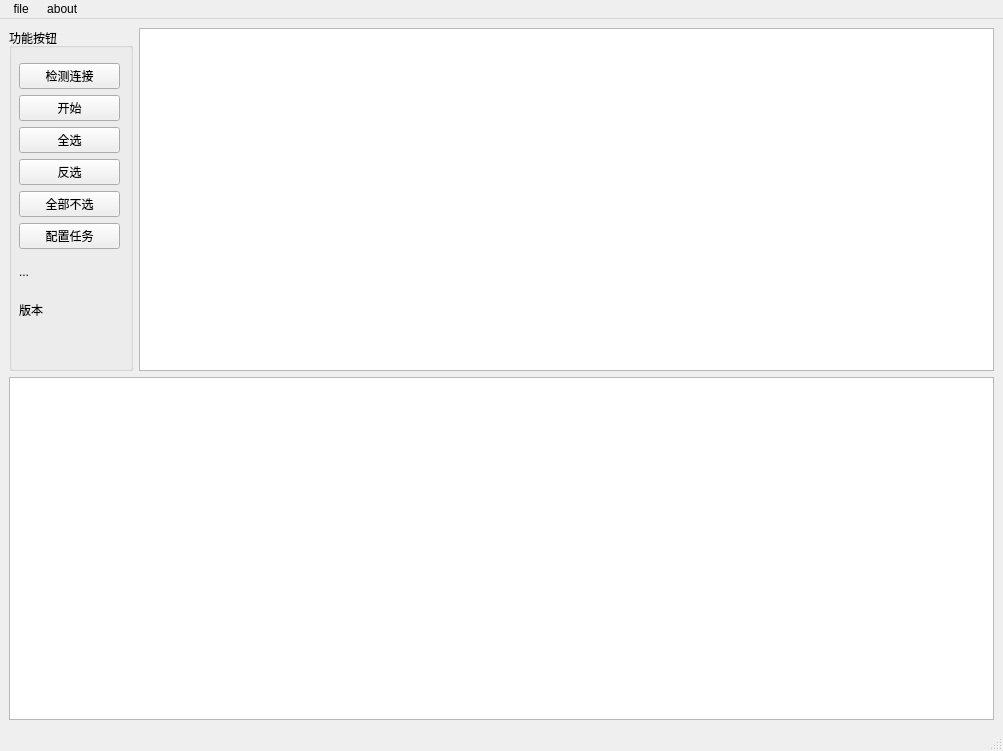
<?xml version="1.0" encoding="UTF-8"?>
<ui version="4.0">
 <class>MainWindow</class>
 <widget class="QMainWindow" name="MainWindow">
  <property name="geometry">
   <rect>
    <x>0</x>
    <y>0</y>
    <width>1003</width>
    <height>751</height>
   </rect>
  </property>
  <property name="windowTitle">
   <string>MainWindow</string>
  </property>
  <widget class="QWidget" name="centralwidget">
   <layout class="QVBoxLayout" name="verticalLayout_2">
    <item>
     <layout class="QHBoxLayout" name="horizontalLayout">
      <item>
       <widget class="QGroupBox" name="gBoxBtns">
        <property name="title">
         <string>功能按钮              </string>
        </property>
        <widget class="QWidget" name="verticalLayoutWidget">
         <property name="geometry">
          <rect>
           <x>10</x>
           <y>35</y>
           <width>101</width>
           <height>263</height>
          </rect>
         </property>
         <layout class="QVBoxLayout" name="gboxvLayout">
          <property name="sizeConstraint">
           <enum>QLayout::SetDefaultConstraint</enum>
          </property>
          <item>
           <widget class="QPushButton" name="btnchklinks">
            <property name="text">
             <string>检测连接</string>
            </property>
           </widget>
          </item>
          <item>
           <widget class="QPushButton" name="btnstart">
            <property name="text">
             <string>开始</string>
            </property>
           </widget>
          </item>
          <item>
           <widget class="QPushButton" name="btnSelAll">
            <property name="text">
             <string>全选</string>
            </property>
           </widget>
          </item>
          <item>
           <widget class="QPushButton" name="btnRevSelAll">
            <property name="text">
             <string>反选</string>
            </property>
           </widget>
          </item>
          <item>
           <widget class="QPushButton" name="btnUnSelAll">
            <property name="text">
             <string>全部不选</string>
            </property>
           </widget>
          </item>
          <item>
           <widget class="QPushButton" name="btnstop">
            <property name="text">
             <string>配置任务</string>
            </property>
           </widget>
          </item>
          <item>
           <widget class="QLabel" name="lbShellType">
            <property name="text">
             <string>...</string>
            </property>
           </widget>
          </item>
          <item>
           <widget class="QLabel" name="labelver">
            <property name="text">
             <string>版本</string>
            </property>
           </widget>
          </item>
         </layout>
        </widget>
       </widget>
      </item>
      <item>
       <widget class="QTableWidget" name="iponeTbWidget"/>
      </item>
     </layout>
    </item>
    <item>
     <widget class="QPlainTextEdit" name="txtoutLogs">
      <property name="readOnly">
       <bool>true</bool>
      </property>
     </widget>
    </item>
   </layout>
  </widget>
  <widget class="QMenuBar" name="menubar">
   <property name="geometry">
    <rect>
     <x>0</x>
     <y>0</y>
     <width>1003</width>
     <height>24</height>
    </rect>
   </property>
   <widget class="QMenu" name="menu">
    <property name="title">
     <string> file</string>
    </property>
    <addaction name="actionexit"/>
   </widget>
   <widget class="QMenu" name="menu_about">
    <property name="title">
     <string> about</string>
    </property>
    <addaction name="actionabout"/>
    <addaction name="actionhelp"/>
   </widget>
   <addaction name="menu"/>
   <addaction name="menu_about"/>
  </widget>
  <widget class="QStatusBar" name="statusbar"/>
  <action name="actionexit">
   <property name="text">
    <string>exit</string>
   </property>
  </action>
  <action name="actionabout">
   <property name="text">
    <string>about</string>
   </property>
  </action>
  <action name="actionhelp">
   <property name="text">
    <string>help</string>
   </property>
  </action>
 </widget>
 <resources/>
 <connections/>
</ui>
